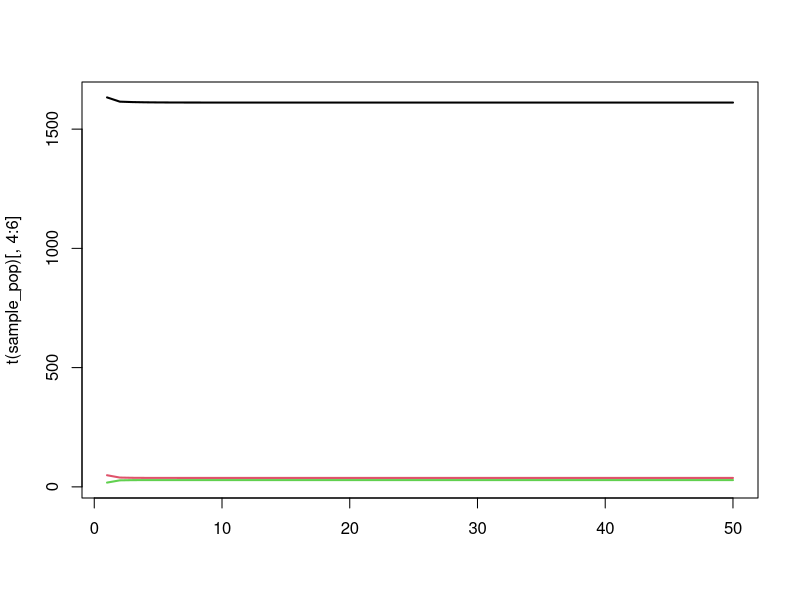

Here is the R script that generated this plot:
################################################################################
#   Exponential distribution of EIP
################################################################################

rm(list=ls());gc()

# make a single node
make_node <- function(){

  node <- list()

  # new eggs are generated from a conditionally independent Poisson process
  node$EL_new <- 0

  # probabilities & transitions for early-stage instars (names are destinations of jumps)
  node$EL_probs <- rep(0,3)
  node$EL_probs <- setNames(node$EL_probs,c("EL","D","LL"))
  node$EL_transitions <- rep(0,3)
  node$EL_transitions <- setNames(node$EL_transitions,c("EL","D","LL"))

  # probabilities & transitions for late-stage instars
  node$LL_probs <- rep(0,3)
  node$LL_probs <- setNames(node$LL_probs,c("LL","D","PL"))
  node$LL_transitions <- rep(0,3)
  node$LL_transitions <- setNames(node$LL_transitions,c("LL","D","PL"))

  # probabilities & transitions for pupae
  node$PL_probs <- rep(0,3)
  node$PL_probs <- setNames(node$PL_probs,c("PL","D","SV"))
  node$PL_transitions <- rep(0,3)
  node$PL_transitions <- setNames(node$PL_transitions,c("PL","D","SV"))

  # probabilities & transitions for susceptible vectors
  node$SV_probs <- rep(0,3)
  node$SV_probs <- setNames(node$SV_probs,c("SV","D","EV"))
  node$SV_transitions <- rep(0,3)
  node$SV_transitions <- setNames(node$SV_transitions,c("SV","D","EV"))

  # probabilities & transitions for incubating vectors
  node$EV_probs <- rep(0,3)
  node$EV_probs <- setNames(node$EV_probs,c("EV","D","IV"))
  node$EV_transitions <- rep(0,3)
  node$EV_transitions <- setNames(node$EV_transitions,c("EV","D","IV"))

  # probabilities & transitions for infectious vectors
  node$IV_probs <- rep(0,2)
  node$IV_probs <- setNames(node$IV_probs,c("IV","D"))
  node$IV_transitions <- rep(0,2)
  node$IV_transitions <- setNames(node$IV_transitions,c("IV","D"))

  # state space
  node$EL <- 0
  node$LL <- 0
  node$PL <- 0
  node$SV <- 0
  node$EV <- 0
  node$IV <- 0

  list2env(node,hash=TRUE)
}

# execute an Euler-step for the model
# rates -> probabilities are defined by discretisation of the underlying
# CTMC system (competing hazards)
euler_step <- function(node,pars,tnow,dt){
  with(pars,{
    # browser()
    ########################################
    # INTERVENTION-DEPENDENT PARAMETERS
    ########################################

    ## Derived parameters which depend on intervention status:
    if(tnow > pars$time_ITN_on){
      ITNcov_t <- pars$ITNcov
    } else {
      ITNcov_t <- 0
    }
    if(tnow > pars$time_IRS_on){
      IRScov_t <- pars$IRScov
    } else {
      IRScov_t <- 0
    }

    # zCom: Probability of a mosquito being repelled from an ITN or IRS-treated house:
    c0 <- 1 - ITNcov_t - IRScov_t + ITNcov_t*IRScov_t
    cITN <- ITNcov_t - ITNcov_t*IRScov_t
    cIRS <- IRScov_t - ITNcov_t*IRScov_t
    cCom <- ITNcov_t*IRScov_t
    rCom <- rIRS + (1-rIRS)*rITN
    sCom  <- (1-rIRS)*sITN*sIRS
    zCom <- Q0*cITN*phiB*rITN + Q0*cIRS*phiI*rIRS + Q0*cCom*(phiI-phiB)*rIRS + Q0*cCom*phiB*rCom

    # deltaCom: Inverse of gonotrophic cycle length with ITNs & IRS:
    deltaCom <- 1/(tau1/(1-zCom) + tau2)

    # wCom: Probability that a surviving mosquito succeeds in feeding during a single attempt:
    wCom <- 1 - Q0 + Q0*c0 + Q0*cITN*(1-phiB+phiB*sITN) + Q0*cIRS*(1-phiI+phiI*sIRS) + Q0*cCom*((phiI-phiB)*sIRS + 1-phiI + phiB*sCom)

    # muVCom: Female mosquito death rate in presence of ITNs & IRS:
    p10 <- exp(-muV*tau1)
    p1Com <- p10*wCom/(1 - zCom*p10)
    p2 <- exp(-muV*tau2)
    pCom <- (p1Com*p2)^deltaCom
    muVCom <- -log(pCom)

    # betaCom: Eggs laid per day by female mosquitoes in presence of ITNs & IRS:
    betaCom <- e_ov*muVCom/(exp(muVCom/deltaCom) - 1)

    ########################################
    # EARLY-STAGE LARVAL INSTARS (EL)
    ########################################

    # inbound oviposition to EL
    NV <- sum(node$SV,node$EV,node$IV)
    node$EL_new <- betaCom*NV*dt

    # instantaneous hazards for EL
    haz_EL_mort <- muEL*(1 + ((node$EL+node$LL)/K))
    haz_EL_2LL <- 1/durEL

    # jump probabilities
    node$EL_probs[["EL"]] <- exp(-(haz_EL_mort + haz_EL_2LL)*dt)
    node$EL_probs[["D"]] <- (1 - node$EL_probs[["EL"]])*(haz_EL_mort / (haz_EL_mort + haz_EL_2LL)) # death
    node$EL_probs[["LL"]] <- (1 - node$EL_probs[["EL"]])*(haz_EL_2LL / (haz_EL_mort + haz_EL_2LL)) # to late-instar

    # jump sizes
    node$EL_transitions[["EL"]] <- node$EL * node$EL_probs[["EL"]]
    node$EL_transitions[["D"]] <- node$EL * node$EL_probs[["D"]]
    node$EL_transitions[["LL"]] <- node$EL * node$EL_probs[["LL"]]

    ########################################
    # LATE-STAGE LARVAL INSTARS (LL)
    ########################################

    # instantaneous hazards for LL
    haz_LL_mort <- muLL*(1 + gamma*((node$EL+node$LL)/K))
    haz_LL_2PL <- 1/durLL

    # jump probabilities
    node$LL_probs[["LL"]] <- exp(-(haz_LL_mort + haz_LL_2PL)*dt)
    node$LL_probs[["D"]] <- (1 - node$LL_probs[["LL"]])*(haz_LL_mort / (haz_LL_mort + haz_LL_2PL)) # death
    node$LL_probs[["PL"]] <- (1 - node$LL_probs[["LL"]])*(haz_LL_2PL / (haz_LL_mort + haz_LL_2PL)) # to pupae

    # jump sizes
    node$LL_transitions[["LL"]] <- node$LL * node$LL_probs[["LL"]]
    node$LL_transitions[["D"]] <- node$LL * node$LL_probs[["D"]]
    node$LL_transitions[["PL"]] <- node$LL * node$LL_probs[["PL"]]

    ########################################
    # PUPAE (PL)
    ########################################

    # instantaneous hazards for PL
    haz_PL_mort <- muPL
    haz_PL_2PL <- 1/durPL

    # jump probabilities
    node$PL_probs[["PL"]] <- exp(-(haz_PL_mort + haz_PL_2PL)*dt)
    node$PL_probs[["D"]] <- (1 - node$PL_probs[["PL"]])*(haz_PL_mort / (haz_PL_mort + haz_PL_2PL)) # death
    node$PL_probs[["SV"]] <- (1 - node$PL_probs[["PL"]])*(haz_PL_2PL / (haz_PL_mort + haz_PL_2PL)) # to susceptible

    # jump sizes
    node$PL_transitions[["PL"]] <- node$PL * node$PL_probs[["PL"]]
    node$PL_transitions[["D"]] <- node$PL * node$PL_probs[["D"]]
    node$PL_transitions[["SV"]] <- node$PL * node$PL_probs[["SV"]] * 0.5

    ########################################
    # SUSCEPTIBLE VECTORS (SV)
    ########################################

    # instantaneous hazards for SV
    haz_SV_mort <-  muVCom
    haz_SV_inf <- lambdaV

    # jump probabilities
    node$SV_probs[["SV"]] <- exp(-(haz_SV_mort + haz_SV_inf)*dt)
    node$SV_probs[["D"]] <- (1 - node$SV_probs[["SV"]])*(haz_SV_mort / (haz_SV_mort + haz_SV_inf)) # death
    node$SV_probs[["EV"]] <- (1 - node$SV_probs[["SV"]])*(haz_SV_inf / (haz_SV_mort + haz_SV_inf)) # to incubating

    # jump sizes
    node$SV_transitions[["SV"]] <- node$SV * node$SV_probs[["SV"]]
    node$SV_transitions[["D"]] <- node$SV * node$SV_probs[["D"]]
    node$SV_transitions[["EV"]] <- node$SV * node$SV_probs[["EV"]]

    ########################################
    # INCUBATING VECTORS (EV)
    ########################################

    # instantaneous hazards for EV
    haz_EV_mort <-  muVCom
    haz_EV_inc <- 1/durEV

    # jump probabilities
    node$EV_probs[["EV"]] <- exp(-(haz_EV_mort + haz_EV_inc)*dt)
    node$EV_probs[["D"]] <- (1 - node$EV_probs[["EV"]])*(haz_EV_mort / (haz_EV_mort + haz_EV_inc)) # death
    node$EV_probs[["IV"]] <- (1 - node$EV_probs[["EV"]])*(haz_EV_inc / (haz_EV_mort + haz_EV_inc)) # to infectious

    # jump sizes
    node$EV_transitions[["EV"]] <- node$EV * node$EV_probs[["EV"]]
    node$EV_transitions[["D"]] <- node$EV * node$EV_probs[["D"]]
    node$EV_transitions[["IV"]] <- node$EV * node$EV_probs[["IV"]]

    ########################################
    # INFECTIOUS VECTORS (IV)
    ########################################

    # instantaneous hazards for IV
    haz_IV_mort <- muVCom

    # jump probabilities
    node$IV_probs[["IV"]] <- exp(-haz_IV_mort*dt)
    node$IV_probs[["D"]] <- (1 - node$IV_probs[["IV"]])

    # jump sizes
    node$IV_transitions[["IV"]] <- node$IV * node$IV_probs[["IV"]]
    node$IV_transitions[["D"]] <- node$IV * node$IV_probs[["D"]]

    ########################################
    # UPDATE POPULATION
    ########################################

    node$EL <- node$EL_transitions[["EL"]] + node$EL_new
    node$LL <- node$LL_transitions[["LL"]] + node$EL_transitions[["LL"]]
    node$PL <- node$PL_transitions[["PL"]] + node$LL_transitions[["PL"]]
    node$SV <- node$SV_transitions[["SV"]] + node$PL_transitions[["SV"]]
    node$EV <- node$EV_transitions[["EV"]] + node$SV_transitions[["EV"]]
    node$IV <- node$IV_transitions[["IV"]] + node$EV_transitions[["IV"]]

  })
}

## Model parameters:
theta <- list(
	## Mosquito life cycle parameters:
	beta = 21.19, # Number of eggs laid per day by female mosquito
	muEL = 0.034, # Early larval instar daily mortality
	muLL = 0.035, # Late larval instar daily mortality
	muPL = 0.25, # Pupal daily mortality
	durEL = 6.64, # Duration of early instar stage
	durLL = 3.72, # Duration of late instar stage
	durPL = 0.64, # Duration of pupal stage
	durEV = 10, # Duration of latent period in mosquito (days)
	gamma = 13.25, # Effect of density-dependence on late instars relative to early instars
	tau1 = 0.68, # Time spent foraging for a blood meal at 0% ITN coverage
	tau2 = 2.32, # Time spent resting and ovipositing by a mosquito

	## Intervention parameters (variable):
	ITNcov = 0.5, # ITN coverage
	IRScov = 0, # IRS coverave
	time_ITN_on = 1e3, # When ITNs are applied (days)
	time_IRS_on = 1e3, # When IRS is applied (days)

	## Species-specific parameters:
	## An. gambiae:
	muV = 1/7.6, # Adult mosquito daily mortality
	Q0 = 0.92, # Human blood index
	phiB = 0.89, # Proportion of bites on a person while they are in bed
	phiI = 0.97, # Proportion of bites on a person while they are indoors
	rITN = 0.56, # Probability of mosquito repeating a feeding attempt due to IRS
	sITN = 0.03, # Probability of mosquito feeding and surviving in presence of ITNs
	rIRS = 0.60, # Probability of mosquito repeating a feeding attempt due to IRS
	sIRS = 0, # Probability of mosquito feeding and surviving in presence of IRS

	## An. arabiensis:
	# muV = 1/7.6, # Adult mosquito daily mortality
	# Q0 = 0.71, # Human blood index
	# phiB = 0.90, # Proportion of bites on a person while they are in bed
	# phiI = 0.96, # Proportion of bites on a person while they are indoors
	# rITN = 0.48, # Probability of mosquito repeating a feeding attempt due to IRS
	# sITN = 0.39, # Probability of mosquito feeding and surviving in presence of ITNs
	# rIRS = 0.60, # Probability of mosquito repeating a feeding attempt due to IRS
	# sIRS = 0, # Probability of mosquito feeding and surviving in presence of IRS

	## An. funestus:
	# muV = 1/8.9, # Adult mosquito daily mortality
	# Q0 = 0.94, # Human blood index
	# phiB = 0.90, # Proportion of bites on a person while they are in bed
	# phiI = 0.98, # Proportion of bites on a person while they are indoors
	# rITN = 0.56, # Probability of mosquito repeating a feeding attempt due to IRS
	# sITN = 0.03, # Probability of mosquito feeding and surviving in presence of ITNs
	# rIRS = 0.63, # Probability of mosquito repeating a feeding attempt due to IRS
	# sIRS = 0, # Probability of mosquito feeding and surviving in presence of IRS

	## Additional transmission parameters:
	f0 = 1/3, # Daily biting rate by mosquitoes on animals and humans
	epsilon0 = 10/365, # Daily entomological inolculation rate
	iH_eq = 0.35, # Equilibrium malaria prevalence in humans
	NH_eq = 200, # Equilibrium human population size
	bV = 0.05 # Probability of transmission from human to vector per infectious bite
)

# equilibrium solutions
with(theta,{

  ## Derived parameters:
  # NV <<- SV + EV + IV # Total mosquito population size
  delta <<- 1/(tau1+tau2) # Inverse of gonotrophic cycle without ITNs/IRS
  e_ov <<- beta*(exp(muV/delta)-1)/muV # Number of eggs per oviposition per mosquito
  b_omega <<- gamma*muLL/muEL - durEL/durLL + (gamma-1)*muLL*durEL
  omega <<- -0.5*b_omega + sqrt(0.25*b_omega^2 + gamma*beta*muLL*durEL/(2*muEL*muV*durLL*(1+durPL*muPL)))

  a0 <<- Q0*f0 # Human biting rate at equilibrium

  lambdaV <<- a0*iH_eq*bV # Force of infection in mosquitoes at equilibrium

  iV_eq <<- lambdaV*exp(-muV*durEV)/(lambdaV + muV)
  sV_eq <<- iV_eq*muV/(lambdaV*exp(-muV*durEV))
  eV_eq <<- 1 - sV_eq - iV_eq

  NV_eq <<- epsilon0*NH_eq/(iV_eq*a0)

  EL_eq <<- 2*omega*muV*durLL*(1 + muPL*durPL)*NV_eq
  LL_eq <<- 2*muV*durLL*(1 + muPL*durPL)*NV_eq
  PL_eq <<- 2*muV*durPL*NV_eq
  SV_eq <<- sV_eq*NV_eq
  EV_eq <<- eV_eq*NV_eq
  IV_eq <<- iV_eq*NV_eq

  K <<- 2*NV_eq*muV*durLL*(1 + muPL*durPL)*gamma*(omega+1)/(omega/(muLL*durEL) - 1/(muLL*durLL) - 1) # Larval carrying capacity

})

theta1 <- c(theta,K=K,lambdaV=lambdaV)

node <- make_node()
node$EL <- EL_eq
node$LL <- LL_eq
node$PL <- PL_eq
node$SV <- SV_eq
node$EV <- EV_eq
node$IV <- IV_eq

tmax <- 250
dt <- 0.05
time <- seq(from=1,to=tmax,by=dt)

# sampling grid
sample_grid <- tsamp <- c(0,seq(from=10,to = tmax,by = 5))
sample_pop <- matrix(0,nrow=6,ncol=length(sample_grid),dimnames=list(c("EL","LL","PL","SV","EV","IV"),paste0(sample_grid)))

sample_pop["EL",1] <- node$EL
sample_pop["LL",1] <- node$LL
sample_pop["PL",1] <- node$PL
sample_pop["SV",1] <- node$SV
sample_pop["EV",1] <- node$EV
sample_pop["IV",1] <- node$IV
sample_grid <- sample_grid[-1]

# run simulation
pb <- txtProgressBar(min = 1,max = length(time))
for(t in 1:length(time)){

  # euler step
  euler_step(node = node,pars = theta1,tnow = time[t],dt = dt)

  # sample the population (done at the very end of the time-step, because its not part of the dynamics)
  if(time[t] == sample_grid[1]){

    sample_pop["EL",as.character(sample_grid[1])] <- node$EL
    sample_pop["LL",as.character(sample_grid[1])] <- node$LL
    sample_pop["PL",as.character(sample_grid[1])] <- node$PL
    sample_pop["SV",as.character(sample_grid[1])] <- node$SV
    sample_pop["EV",as.character(sample_grid[1])] <- node$EV
    sample_pop["IV",as.character(sample_grid[1])] <- node$IV
    sample_grid <- sample_grid[-1]

  }
  setTxtProgressBar(pb = pb,value = t)
}

matplot(t(sample_pop)[,4:6],type="l",lwd=2,lty=1)
tail(t(sample_pop))


################################################################################
#   Dirac (fixed delay) distribution of EIP
################################################################################










# # inbound oviposition to EL
# exp_eggs <- betaCom*NV*dt
#
# # inbound jump size to EL
#
# # instantaneous hazards for EL
# haz_EL_mort <- muEL*(1 + ((EL+LL)/K))
# haz_EL_2LL <- 1/durEL
#
# # jump probabilities
# p_EL_0 <- exp(-(haz_EL_mort + haz_EL_2LL)*dt)
# p_EL_mort <- (1 - p_EL_0)*(haz_EL_mort / (haz_EL_mort + haz_EL_2LL)) # death
# p_EL_2LL <- (1 - p_EL_0)*(haz_EL_2LL / (haz_EL_mort + haz_EL_2LL)) # to late-instar
#
# # instantaneous hazards for LL
# haz_LL_mort <- muLL*(1 + gamma*((EL+LL)/K))
# haz_LL_2PL <- 1/durLL
#
# # jump probabilities
# p_LL_0 <- exp(-(haz_LL_mort + haz_LL_2PL)*dt)
# p_LL_mort <- (1 - p_LL_0)*(haz_LL_mort / (haz_LL_mort + haz_LL_2PL)) # death
# p_LL_2PL <- (1 - p_LL_0)*(haz_LL_2PL / (haz_LL_mort + haz_LL_2PL)) # to pupae
#
# # instantaneous hazards for PL
# haz_PL_mort <- muPL
# haz_PL_2PL <- 1/durPL
#
# # jump probabilities
# p_PL_0 <- exp(-(haz_PL_mort + haz_PL_2PL)*dt)
# p_PL_mort <- (1 - p_PL_0)*(haz_PL_mort / (haz_PL_mort + haz_PL_2PL)) # death
# p_PL_2PL <- (1 - p_PL_0)*(haz_PL_2PL / (haz_PL_mort + haz_PL_2PL)) # to susceptible
#
# # instantaneous hazards for SV
# haz_SV_mort <-  muVCom
# haz_SV_inf <- lambdaV
#
# # jump probabilities
# p_SV_0 <- exp(-(haz_SV_mort + haz_SV_inf)*dt)
# p_SV_mort <- (1 - p_SV_0)*(haz_SV_mort / (haz_SV_mort + haz_SV_inf)) # death
# p_SV_2EV <- (1 - p_SV_0)*(haz_SV_inf / (haz_SV_mort + haz_SV_inf)) # to incubating
#
# # instantaneous hazards for EV
# haz_EV_mort <-  muVCom
# haz_EV_inc <- 1/durEV
#
# # jump probabilities
# p_EV_0 <- exp(-(haz_EV_mort + haz_EV_inc)*dt)
# p_EV_mort <- (1 - p_EV_0)*(haz_EV_mort / (haz_EV_mort + haz_EV_inc)) # death
# p_EV_2IV <- (1 - p_EV_0)*(haz_EV_inc / (haz_EV_mort + haz_EV_inc)) # to infectious
#
# # instantaneous hazards for IV
# haz_IV_mort <- muVCom
#
# # jump probabilities
# p_IV_0 <- exp(-haz_IV_mort*dt)
# p_IV_mort <- (1 - p_IV_0)
#
# # dEL <- betaCom*NV - muEL*(1 + ((EL+LL)/K))*EL - EL/durEL
# # dLL <- EL/durEL - muLL*(1 + gamma*((EL+LL)/K))*LL - LL/durLL
# # dPL <- LL/durLL - muPL*PL - PL/durPL
# # dSV <- 0.5*PL/durPL - lambdaV*SV - muVCom*SV
# # dEV <- lambdaV*SV - lambdaV*SVLag*exp(-muVCom*durEV) - muVCom*EV
# # dIV <- lambdaV*SVLag*exp(-muVCom*durEV) - muVCom*IV
